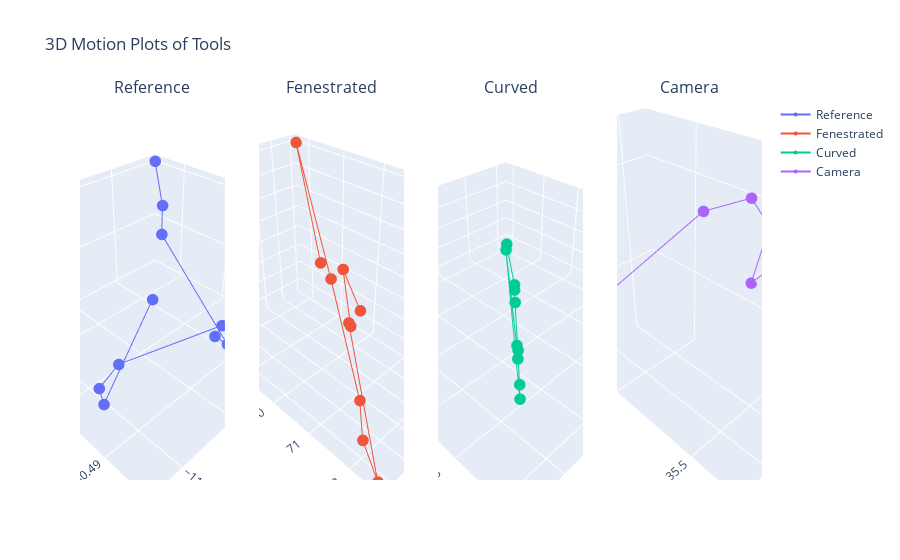

Source (notebook cell):
### Code cell
# Define a function to create a combined 3D motion plot for all tools
def create_combined_3d_motion_plot(dfs, tool_names):
    fig = make_subplots(
        rows=1,
        cols=4,
        specs=[
            [
                {"type": "scatter3d"},
                {"type": "scatter3d"},
                {"type": "scatter3d"},
                {"type": "scatter3d"},
            ]
        ],
        subplot_titles=tool_names,
    )

    for i, (df, tool_name) in enumerate(zip(dfs, tool_names), start=1):
        fig.add_trace(
            go.Scatter3d(
                x=df["x"],
                y=df["y"],
                z=df["z"],
                mode="lines+markers",
                marker=dict(size=4),
                line=dict(width=2),
                name=tool_name,
            ),
            row=1,
            col=i,
        )

    fig.update_layout(
        title="3D Motion Plots of Tools",
        scene=dict(
            xaxis_title="X Position", yaxis_title="Y Position", zaxis_title="Z Position"
        ),
    )

    fig.show()

# DataFrames for each tool
dfs = [reference_df, fenestrated_df, curved_df, camera_df]
tool_names = ["Reference", "Fenestrated", "Curved", "Camera"]

# Create the combined 3D motion plot
create_combined_3d_motion_plot(dfs, tool_names)

### Figure 1 — Plotly figure (JSON) as saved in the notebook; plotly's stock layout.template omitted (floating-point values rounded to 4 significant figures)
{"data": [{"line": {"width": 2}, "marker": {"size": 4}, "mode": "lines+markers", "name": "Reference", "scene": "scene", "type": "scatter3d", "x": [-112.9, -112.9, -112.9, -112.9, -112.9, -112.9, -112.9, -113.0, -113.0, -113.0], "y": [180.5, 180.5, 180.5, 180.5, 180.5, 180.5, 180.5, 180.5, 180.5, 180.5], "z": [-208.3, -208.3, -208.3, -208.3, -208.3, -208.3, -208.3, -208.3, -208.3, -208.3]}, {"line": {"width": 2}, "marker": {"size": 4}, "mode": "lines+markers", "name": "Fenestrated", "scene": "scene2", "type": "scatter3d", "x": [-88.6, -89.09, -88.69, -88.68, -87.3, -87.58, -87.74, -88.64, -90.03, -88.66], "y": [70.89, 70.0, 70.59, 70.55, 72.53, 71.94, 71.7, 70.12, 67.7, 69.84], "z": [-302.4, -302.2, -303.0, -302.9, -304.2, -304.0, -303.3, -302.1, -300.5, -301.9]}, {"line": {"width": 2}, "marker": {"size": 4}, "mode": "lines+markers", "name": "Curved", "scene": "scene3", "type": "scatter3d", "x": [-65.16, -62.65, -62.49, -62.12, -61.04, -60.47, -60.18, -64.63, -61.08, -60.96], "y": [88.91, 91.68, 91.84, 92.22, 93.33, 93.91, 94.2, 89.43, 93.27, 93.4], "z": [-268.7, -267.4, -267.4, -267.3, -266.9, -266.8, -266.6, -268.4, -266.9, -267.0]}, {"line": {"width": 2}, "marker": {"size": 4}, "mode": "lines+markers", "name": "Camera", "scene": "scene4", "type": "scatter3d", "x": [-75.77, -75.78, -75.77, -75.76, -75.8, -75.8, -75.8, -75.81, -75.81, -75.8], "y": [35.43, 35.42, 35.43, 35.42, 35.47, 35.49, 35.5, 35.48, 35.52, 35.52], "z": [-270.7, -270.7, -270.7, -270.7, -270.6, -270.6, -270.6, -270.6, -270.6, -270.6]}], "layout": {"annotations": [{"font": {"size": 16}, "showarrow": false, "text": "Reference", "x": 0.1062, "xanchor": "center", "xref": "paper", "y": 1, "yanchor": "bottom", "yref": "paper"}, {"font": {"size": 16}, "showarrow": false, "text": "Fenestrated", "x": 0.3688, "xanchor": "center", "xref": "paper", "y": 1, "yanchor": "bottom", "yref": "paper"}, {"font": {"size": 16}, "showarrow": false, "text": "Curved", "x": 0.6313, "xanchor": "center", "xref": "paper", "y": 1, "yanchor": "bottom", "yref": "paper"}, {"font": {"size": 16}, "showarrow": false, "text": "Camera", "x": 0.8938, "xanchor": "center", "xref": "paper", "y": 1, "yanchor": "bottom", "yref": "paper"}], "scene": {"domain": {"x": [0, 0.2125], "y": [0, 1]}, "xaxis": {"title": {"text": "X Position"}}, "yaxis": {"title": {"text": "Y Position"}}, "zaxis": {"title": {"text": "Z Position"}}}, "scene2": {"domain": {"x": [0.2625, 0.475], "y": [0, 1]}}, "scene3": {"domain": {"x": [0.525, 0.7375], "y": [0, 1]}}, "scene4": {"domain": {"x": [0.7875, 1], "y": [0, 1]}}, "title": {"text": "3D Motion Plots of Tools"}}}
